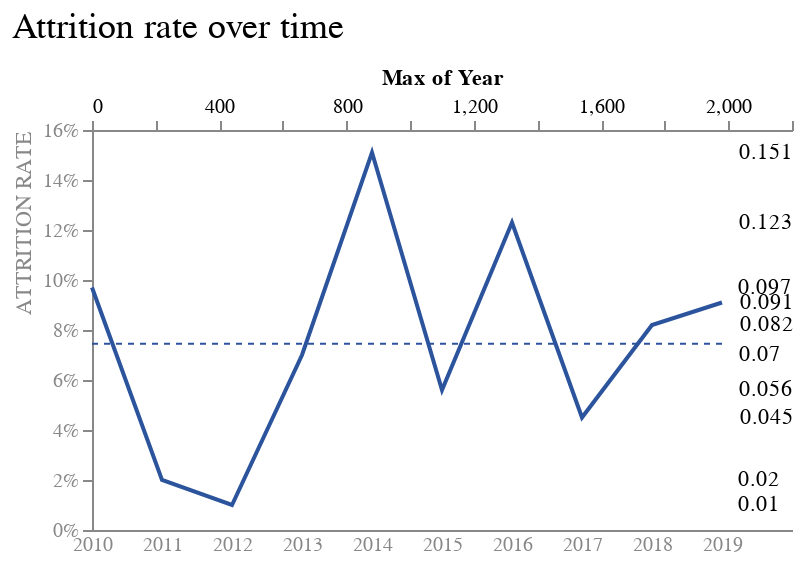

Source (notebook cell):
### Markdown cell above
#### Line graph

Next, we will link the dots with a line, aiding in the comparison of value differences.

Once more, omitting the data type in the label specification causes the labels to accumulate on the right side of the graph.

### Code cell
# Without data type

line = base.mark_line(color = '#2c549d').encode(
    x = alt.X('Year:O',
              axis = alt.Axis(labelAngle = 0, labelColor = '#888888', ticks = False),
              title = None,
              scale = alt.Scale(align = 0)
              ), 
    y = alt.Y('Attrition Rate',
              axis = alt.Axis(grid = False, titleAnchor = 'end', 
                              labelColor = "#888888", titleColor = '#888888', 
                              tickCount = 9, format = "%", titleFontWeight = 'normal'), 
              title = "ATTRITION RATE"
              )
    )

label = base.mark_text(align = 'left', dx = 3).encode(
    x= alt.X('Year', aggregate = 'max'),
    y = alt.Y('Attrition Rate', aggregate = {'argmax': 'Year'}),
    text = alt.Text('Attrition Rate')
)

final = line + rule + label

final.properties(
    width = 350,
    height = 200
).configure_view(stroke = None)

### Figure 1 — Vega-Lite specification as saved in the notebook (floating-point values rounded to 4 significant figures)
{"config": {"view": {"continuousWidth": 300, "continuousHeight": 300, "stroke": null}}, "layer": [{"mark": {"type": "line", "color": "#2c549d"}, "encoding": {"x": {"axis": {"labelAngle": 0, "labelColor": "#888888", "ticks": false}, "field": "Year", "scale": {"align": 0}, "title": null, "type": "ordinal"}, "y": {"axis": {"format": "%", "grid": false, "labelColor": "#888888", "tickCount": 9, "titleAnchor": "end", "titleColor": "#888888", "titleFontWeight": "normal"}, "field": "Attrition Rate", "title": "ATTRITION RATE", "type": "quantitative"}}, "title": {"text": "Attrition rate over time", "anchor": "start", "fontSize": 18, "fontWeight": "normal", "offset": 10}}, {"mark": {"type": "rule", "color": "#2c549d", "strokeDash": [3, 3]}, "encoding": {"x": {"value": 0}, "x2": {"value": 315}, "y": {"aggregate": "mean", "field": "Attrition Rate", "type": "quantitative"}}, "title": {"text": "Attrition rate over time", "anchor": "start", "fontSize": 18, "fontWeight": "normal", "offset": 10}}, {"mark": {"type": "text", "align": "left", "dx": 3}, "encoding": {"text": {"field": "Attrition Rate", "type": "quantitative"}, "x": {"aggregate": "max", "field": "Year", "type": "quantitative"}, "y": {"aggregate": {"argmax": "Year"}, "field": "Attrition Rate", "type": "quantitative"}}, "title": {"text": "Attrition rate over time", "anchor": "start", "fontSize": 18, "fontWeight": "normal", "offset": 10}}], "data": {"name": "data-0a7ed12b3693b0f6b7061ff4e2683f48"}, "height": 200, "width": 350, "$schema": "https://vega.github.io/schema/vega-lite/v5.15.1.json", "datasets": {"data-0a7ed12b3693b0f6b7061ff4e2683f48": [{"Year": 2019, "Attrition Rate": 0.091}, {"Year": 2018, "Attrition Rate": 0.082}, {"Year": 2017, "Attrition Rate": 0.045}, {"Year": 2016, "Attrition Rate": 0.123}, {"Year": 2015, "Attrition Rate": 0.056}, {"Year": 2014, "Attrition Rate": 0.151}, {"Year": 2013, "Attrition Rate": 0.07}, {"Year": 2012, "Attrition Rate": 0.01}, {"Year": 2011, "Attrition Rate": 0.02}, {"Year": 2010, "Attrition Rate": 0.097}]}}
